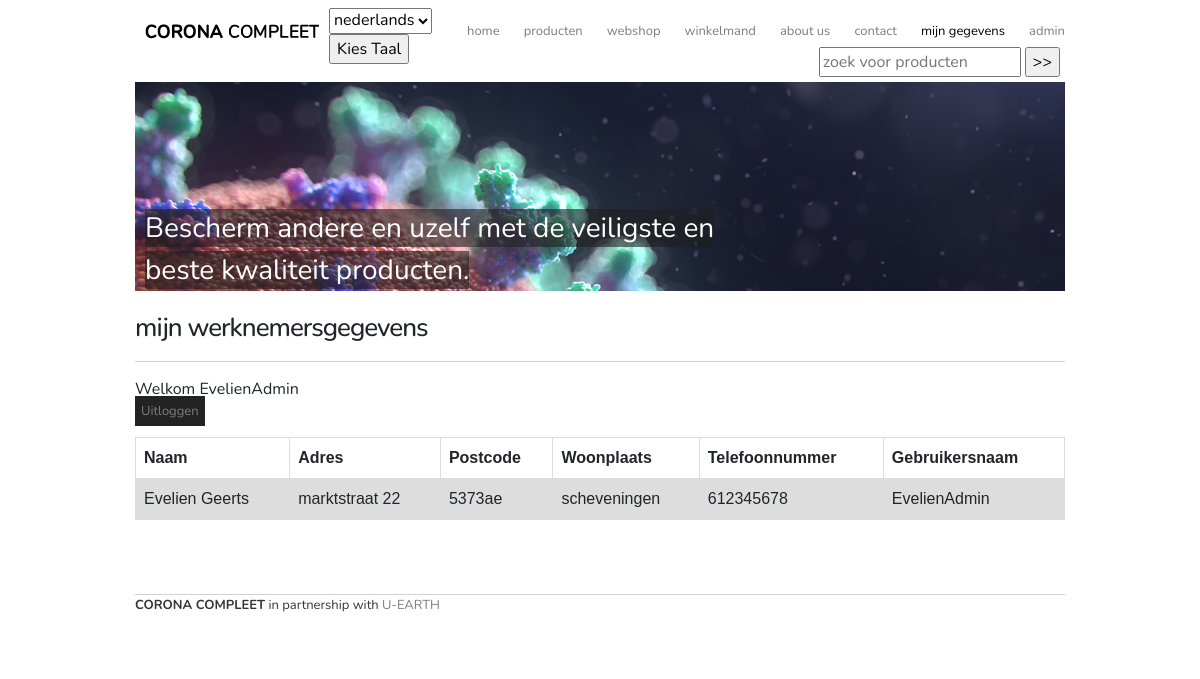
/pagina/mijngegevensw.php (signed in), run on the app's committed database.
### tables this page shows
CREATE TABLE `werknemers` (
  `personeelsnummer` INT(10) NOT NULL AUTO_INCREMENT,
  `naam`VARCHAR(50) NOT NULL,
  `adres`VARCHAR(50) NOT NULL,
  `postcode`VARCHAR(6) NOT NULL,
  `woonplaats`VARCHAR(50) NOT NULL,
  `gebruikersnaam` VARCHAR(20) NOT NULL UNIQUE ,
  `telefoonnummer`INT(10) NOT NULL,
  `wachtwoord` VARCHAR(20) NOT NULL,
  PRIMARY KEY (`personeelsnummer`)
);

### pagina/mijngegevensw.php (the view, shortened to what this page needs)
<?php
include_once('../models/actie_account.php');
include_once('../models/config.php');
include_once('../models/functions.php');
require_once 'header.php';
?>
<div class="header">
<br>
<h2>mijn werknemersgegevens</h2>
</div>
    <div class="input-group">
    <p><a href="../models/logout.php"class="button">Uitloggen</a></p>
    </div>
<table>
<tr>
<th>Naam</th>
<th>Adres</th>
<th>Postcode</th>
<th>Woonplaats</th>
<th>Telefoonnummer</th>
<th>Gebruikersnaam</th>
</tr>
<?php
$result = FetchQuery($conn, "SELECT naam, adres, postcode, woonplaats, telefoonnummer, gebruikersnaam FROM werknemers WHERE gebruikersnaam= '$_SESSION[gebruikersnaam]'");
foreach ($result as $row) {
		echo "<tr>
		<td>" . $row['naam'] . "</td>
		<td>" . $row['adres'] . "</td>
		<td>" . $row['postcode'] . "</td>
        <td>" . $row['woonplaats'] . "</td>
        <td>" . $row['telefoonnummer'] . "</td>
        <td>" . $row['gebruikersnaam'] . "</td> " ;
    }
?>
</table>
<br>
<div>
<footer class="borderfooter">
<p><strong>CORONA COMPLEET</strong> in partnership with <a href="https://www.u-earth.eu/">U-EARTH</a></p>
</footer>
</div>
</body>
</html>

### css/style.css (style rules this page uses)
body { font-family: 'Nunito', sans-serif; overflow-y:scroll; }
p { font-size: 33px; line-height: initial; color: #353535; }
h1, h2, h3 { letter-spacing: -1px; }
h2, h3 { font-size: 56px; text-transform: lowercase; border-bottom: 1px solid #d1d1d1; padding-bottom: 20px; margin-bottom: 15px; line-height: 1em; }
a { color: #7e7e7e; text-decoration: none; }
.button { background-color: #242324; padding: 6px; color: #7e7e7e; }
.borderfooter { border-top: 1px solid #d1d1d1; padding-bottom: 20px; margin-top: 50px; margin-bottom: 15px; line-height: 1em; }
@media (min-width: 992px) { p { font-size: 13px; line-height: 20px; } }
@media (min-width: 992px) { h2, h3 { font-size: 26px; text-transform: lowercase; } }
* { box-sizing: border-box; }
table { font-family: arial, sans-serif; border-collapse: collapse; width: 100%; }
td, th { border: 1px solid #dddddd; text-align: left; padding: 8px; }
tr:nth-child(even) { background-color: #dddddd; }

### data on the page
werknemers: naam "Evelien Geerts", adres "marktstraat 22", postcode "5373ae", woonplaats "scheveningen", telefoonnummer "612345678", gebruikersnaam "EvelienAdmin"

### other printed values
$_SESSION['gebruikersnaam'] "EvelienAdmin"
form field taalkeuze "nederlands"
